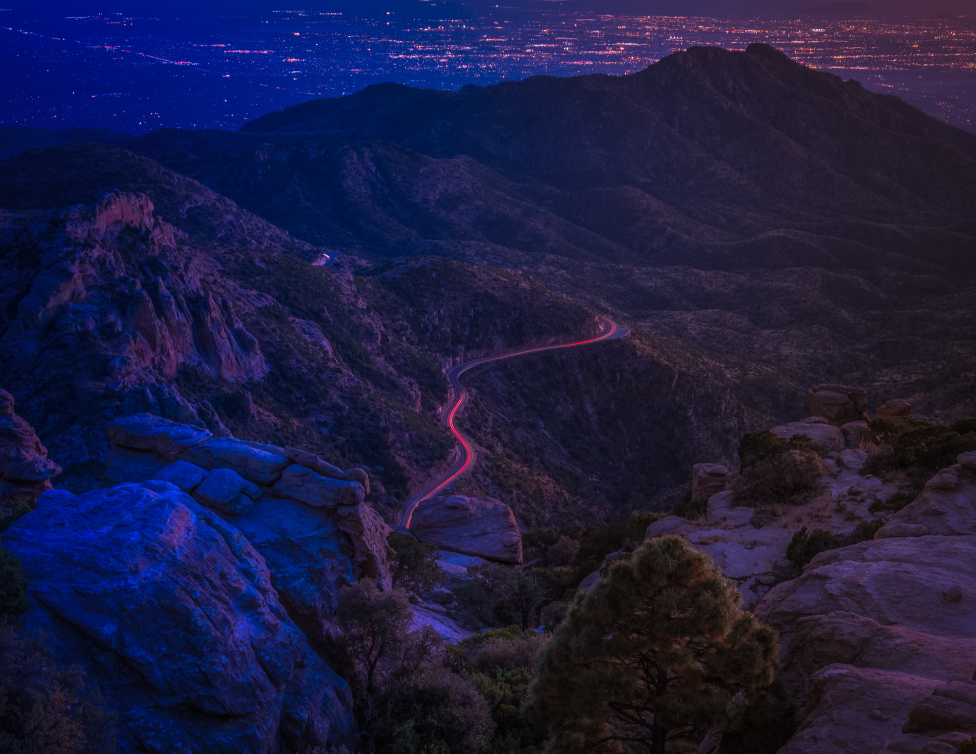
#> input picture Lab2/Lab2.1/img1.jpg, 3902 x 3015 px (shown at 1/4 size)
$ jupyter execute Lab2_1.ipynb
#> lines starting #> are read from the running program, lines starting #| are printed output that depends on the picture
[cell 1]
import cv2
import numpy as np
from matplotlib import pyplot as plt

[cell 2]
#2.1.1

img = cv2.imread('img1.jpg')
#> img is the input picture: shape (3015, 3902, 3); mean B, G, R 63.9, 27.5, 28.1
img = cv2.resize(img,(1920,1080))
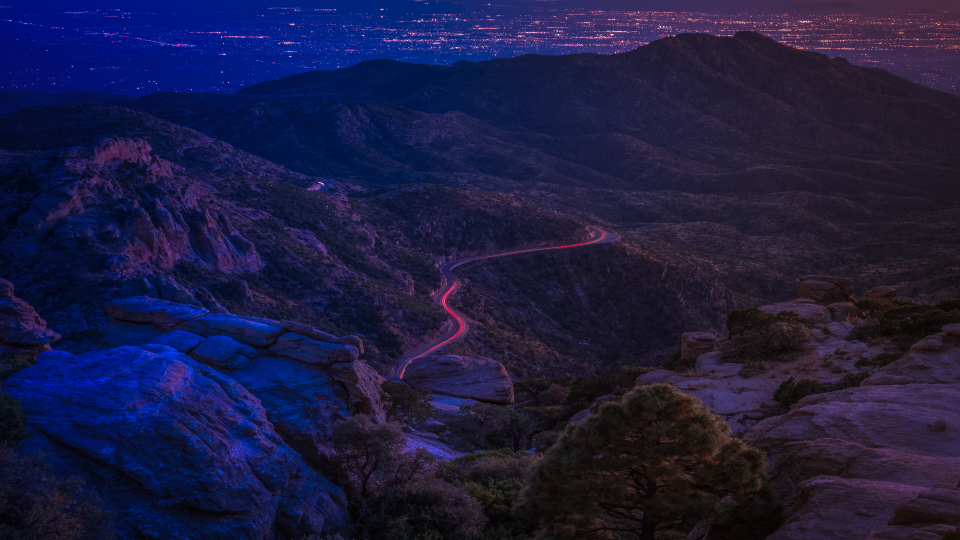
#> img: shape (1080, 1920, 3) (shown at 1/2 size); mean B, G, R 63.8, 27.4, 28
img_array = [img]
for i in range(1,21):
    newImg = (0.5+(i/2))*img + 5*(i/2)
    newImg = np.clip(newImg, 0, 255)
    # Convert back to uint8 format for display
    newImg = newImg.astype(np.uint8)
    img_array.append(newImg)
#> after the loop, img_array = 21 items

output = cv2.VideoWriter('lab2_1_1.mp4',cv2.VideoWriter_fourcc(*'MP4V'),5,(1920,1080))
for i in range(len(img_array)):
    output.write(img_array[i])
#> this loop made 21 passes
output.release()

[cell 3]
#2.1.1

"""
    gamma_equation() : function สำหรับ เพิ่ม/ลด ความสว่างของภาพด้วยค่าแกมม่า
    quantization_8bit() : เอาไว้ quantize ค่ากลับเพราะตอนยกกำลังค่าจะเกิน 255
"""
def gamma_equation(image,a, b, gamma):
    image = image.astype(np.float64)
    image = a*pow(image, gamma) + b
    return image.astype(np.int32)

def quantization_8bit(image):
    image.astype(np.float64)
    max = np.max(image)
    min = np.min(image)
    image = (image - min) / (max - min) * 255
    return image.astype(np.uint8)

img_gamma = []
img = cv2.imread('cat1.jpg')
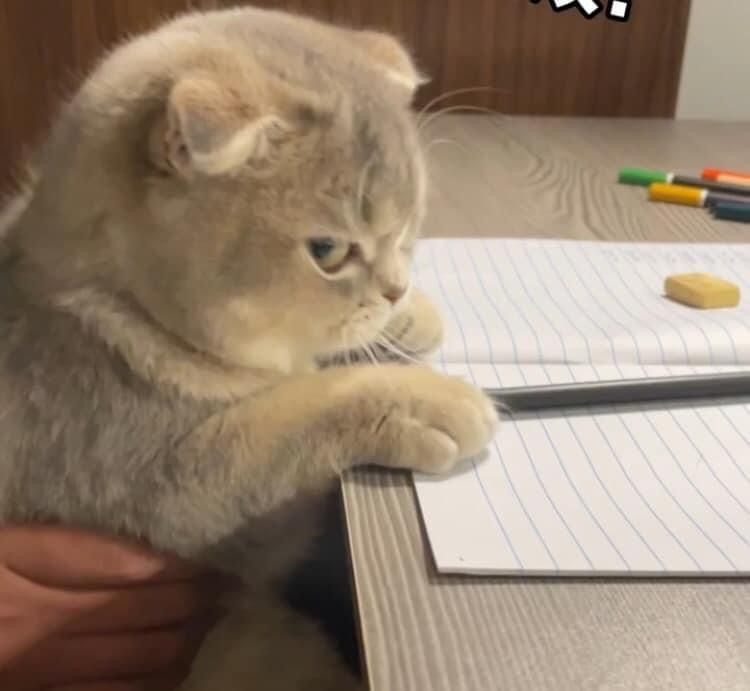
#> input picture Lab2/Lab2.1/cat1.jpg, 750 x 691 px
#> img is the input picture: shape (691, 750, 3); mean B, G, R 112.7, 131.1, 149.8
img = cv2.resize(img,(600,600))
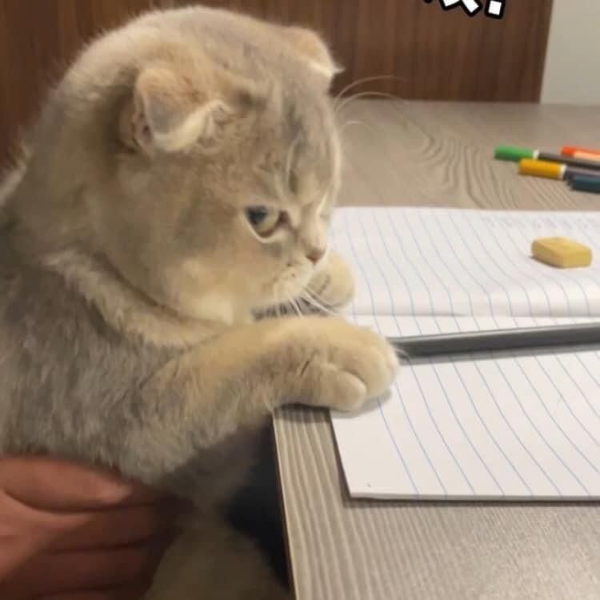
#> img: shape (600, 600, 3); mean B, G, R 112.6, 131, 149.7

for i in range(1, 21):
    img_gamma.append(quantization_8bit(gamma_equation(img,1, 0, i*0.1)))
#> this loop made 20 passes
#> max in quantization_8bit on passes 1 to 12: 1, 3, 5, 9, 15, 27, 48, 84, 146, 255, 443, 772
#> pass 1, in gamma_equation, `image = a*pow(image, gamma) + b`:
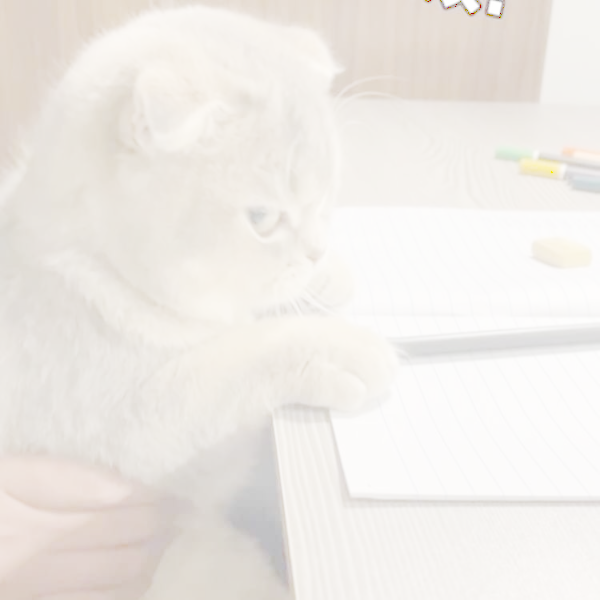
#> image: shape (600, 600, 3) float64; mean of channels 0, 1, 2 1.58, 1.61, 1.64; drawn with min black and max white
#> pass 1, in quantization_8bit, `image = (image - min) / (max - min) * 255`:
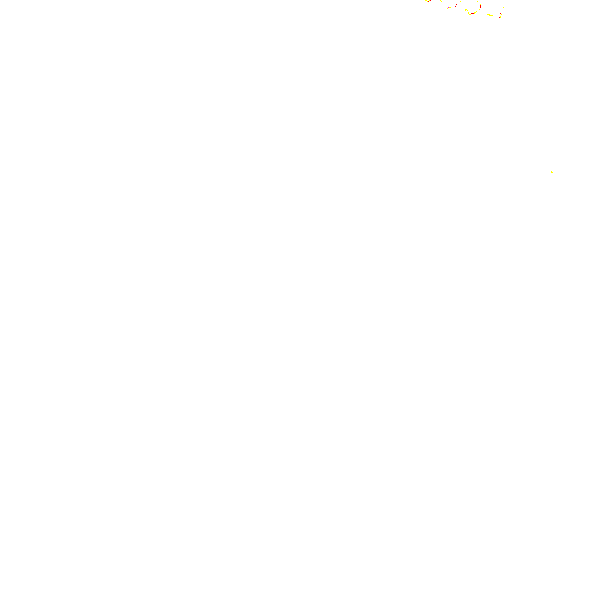
#> image: shape (600, 600, 3) float64; mean of channels 0, 1, 2 255, 255, 255; drawn as B, G, R
#> pass 2, in gamma_equation (call 2), `image = a*pow(image, gamma) + b`:
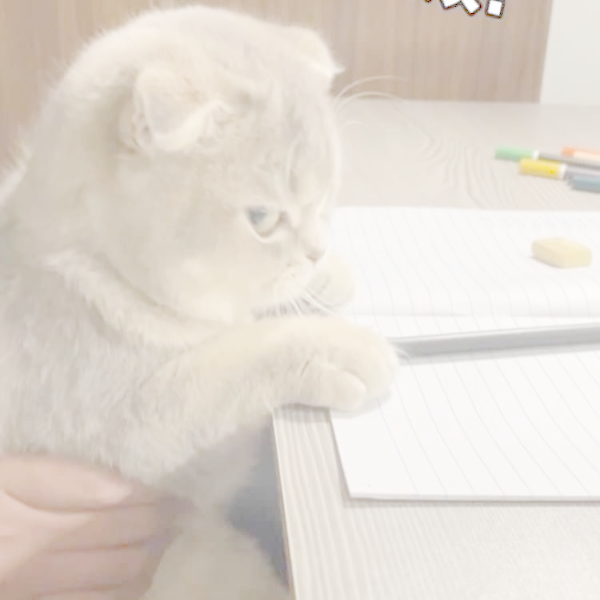
#> image: shape (600, 600, 3) float64; mean of channels 0, 1, 2 2.5, 2.6, 2.68; drawn with min black and max white
#> after the loop, img_gamma = 20 items

output = cv2.VideoWriter('lab2_1_2.mp4',cv2.VideoWriter_fourcc(*'MP4V'),5,(600,600))
for i in range(len(img_gamma)):
    output.write(img_gamma[i])
#> this loop made 20 passes
output.release()
